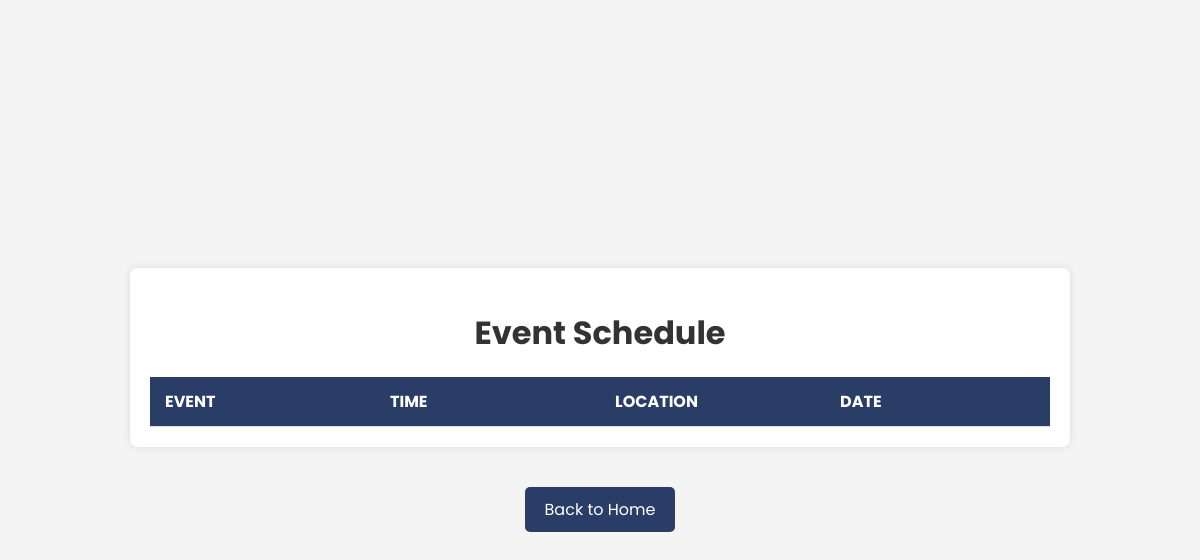
The page /event_schedule.php on the database as committed earlier.
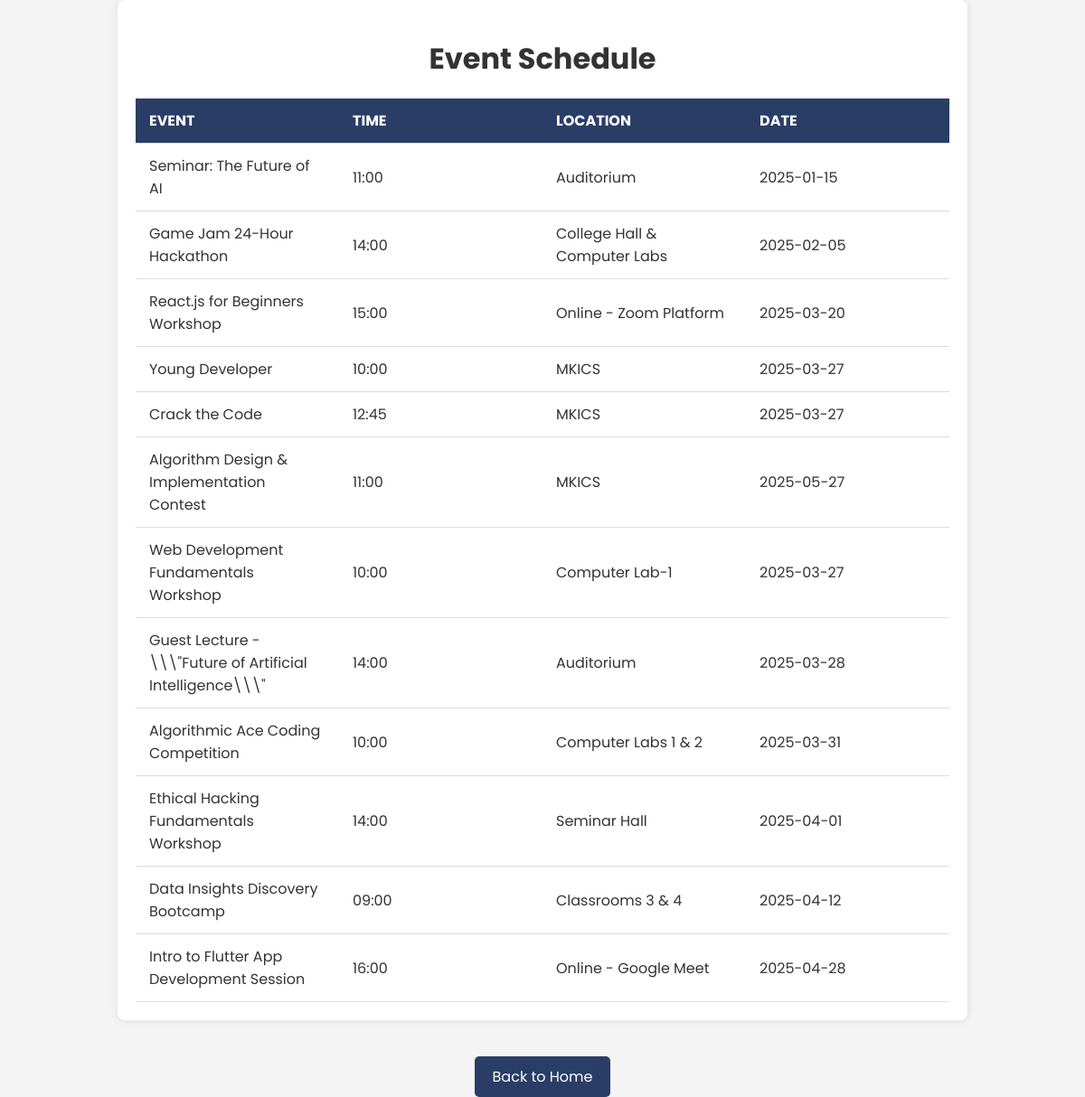
The same page on the database as committed later.
### tables this page shows
CREATE TABLE `event_schedule` (
  `id` int NOT NULL AUTO_INCREMENT,
  `event` varchar(255) NOT NULL,
  `time` varchar(255) NOT NULL,
  `location` varchar(255) DEFAULT NULL,
  `event_date` date DEFAULT NULL,
  PRIMARY KEY (`id`)
);

### event_schedule.php (the view, shortened to what this page needs)
<?php
include "config.php";
$sql = "SELECT event, time, location, event_date FROM event_schedule";
$result = mysqli_query($conn, $sql);
$schedule_data = array();
if (mysqli_num_rows($result) > 0) {
    while ($row = mysqli_fetch_assoc($result)) {
        $schedule_data[] = $row;
    }
}
?>
<!DOCTYPE html>
<html lang="en">
<head>
</head>
<body>
    <div class="schedule-container">
        <h1>Event Schedule</h1>
        <table>
            <thead>
                <tr>
                    <th>Event</th>
                    <th>Time</th>
                    <th>Location</th>
                    <th>Date</th>
                </tr>
            </thead>
            <tbody>
                <?php foreach ($schedule_data as $row): ?>
                    <tr>
                        <td><?php echo htmlspecialchars($row['event']); ?></td>
                        <td><?php echo htmlspecialchars($row['time']); ?></td>
                        <td><?php echo htmlspecialchars($row['location']); ?></td>
                        <td><?php echo htmlspecialchars($row['event_date']); ?></td>
                    </tr>
                <?php endforeach; ?>
            </tbody>
        </table>
    </div>
    <div class="back-link-container">
        <a href="dashboard.php" class="back-link">Back to Home</a>
    </div>
</body>
</html>

### event_schedule.php (style rules this page uses)
body { font-family: 'Poppins', sans-serif; background-color: #f4f4f4; color: #333; margin: 0; padding: 0; display: flex; flex-direction: column; justify-content: center; align-items: center; min-height: 100vh; }
.schedule-container { width: 90%; max-width: 900px; background-color: #fff; border-radius: 8px; box-shadow: 0 0 10px rgba(0, 0, 0, 0.1); padding: 20px; overflow-x: auto; margin-bottom: 20px; }
h1 { text-align: center; margin-bottom: 20px; color: #333; }
table { width: 100%; border-collapse: collapse; margin-top: 20px; table-layout: fixed; }
th, td { padding: 12px 15px; text-align: left; border-bottom: 1px solid #ddd; word-wrap: break-word; }
th { background-color: #2a3d66; color: white; font-weight: bold; text-transform: uppercase; }
.back-link { display: inline-block; padding: 10px 20px; background-color: #2a3d66; color: white; text-decoration: none; border-radius: 5px; transition: background-color 0.3s; }
.back-link-container { text-align: center; margin-top: 20px; order: 1; }

Rows that differ between the two databases and show on the page:
added event_schedule: event "Seminar: The Future of AI", time "11:00", location "Auditorium", event_date "2025-01-15"
added event_schedule: event "Game Jam 24-Hour Hackathon", time "14:00", location "College Hall & Computer Labs", event_date "2025-02-05"
added event_schedule: event "React.js for Beginners Workshop", time "15:00", location "Online - Zoom Platform", event_date "2025-03-20"
added event_schedule: event "Young Developer", time "10:00", location "MKICS", event_date "2025-03-27"
added event_schedule: event "Crack the Code", time "12:45", location "MKICS", event_date "2025-03-27"
added event_schedule: event "Algorithm Design & Implementation Contest", time "11:00", location "MKICS", event_date "2025-05-27"
added event_schedule: event "Web Development Fundamentals Workshop", time "10:00", location "Computer Lab-1", event_date "2025-03-27"
added event_schedule: event "Guest Lecture - \\\\\\\"Future of Artificial Intelligence\\\\\\\"", time "14:00", location "Auditorium", event_date "2025-03-28"
added event_schedule: event "Algorithmic Ace Coding Competition", time "10:00", location "Computer Labs 1 & 2", event_date "2025-03-31"
added event_schedule: event "Ethical Hacking Fundamentals Workshop", time "14:00", location "Seminar Hall", event_date "2025-04-01"
added event_schedule: event "Data Insights Discovery Bootcamp", time "09:00", location "Classrooms 3 & 4", event_date "2025-04-12"
added event_schedule: event "Intro to Flutter App Development Session", time "16:00", location "Online - Google Meet", event_date "2025-04-28"
